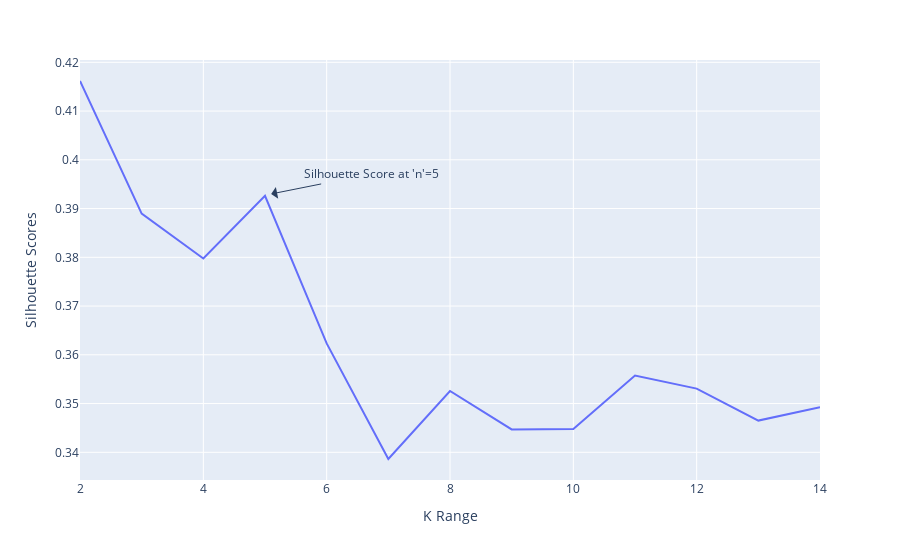

The notebook cell this image was saved under:
### Markdown cell above
## Plotting Silhouette Score for Verification

### Code cell
px.line(x=range(2,15),y=s_score).update_layout(xaxis_title="K Range",yaxis_title="Silhouette Scores").add_annotation(
    x=5.1,y=0.393,showarrow=True,arrowhead=1,arrowsize=2,ax=100,ay=-20,text="Silhouette Score at 'n'=5")

### Figure 1 — Plotly figure (JSON) as saved in the notebook; plotly's stock layout.template omitted (floating-point values rounded to 4 significant figures)
{"data": [{"hovertemplate": "x=%{x}<br>y=%{y}<extra></extra>", "legendgroup": "", "line": {"color": "#636efa", "dash": "solid"}, "marker": {"symbol": "circle"}, "mode": "lines", "name": "", "orientation": "v", "showlegend": false, "type": "scatter", "x": [2, 3, 4, 5, 6, 7, 8, 9, 10, 11, 12, 13, 14], "xaxis": "x", "y": [0.4162, 0.389, 0.3798, 0.3926, 0.3623, 0.3386, 0.3526, 0.3447, 0.3448, 0.3558, 0.3531, 0.3465, 0.3492], "yaxis": "y"}], "layout": {"annotations": [{"arrowhead": 1, "arrowsize": 2, "ax": 100, "ay": -20, "showarrow": true, "text": "Silhouette Score at 'n'=5", "x": 5.1, "y": 0.393}], "autosize": true, "legend": {"tracegroupgap": 0}, "margin": {"t": 60}, "xaxis": {"anchor": "y", "autorange": true, "domain": [0, 1], "range": [2, 14], "title": {"text": "K Range"}, "type": "linear"}, "yaxis": {"anchor": "x", "autorange": true, "domain": [0, 1], "range": [0.3343, 0.4205], "title": {"text": "Silhouette Scores"}, "type": "linear"}}}
